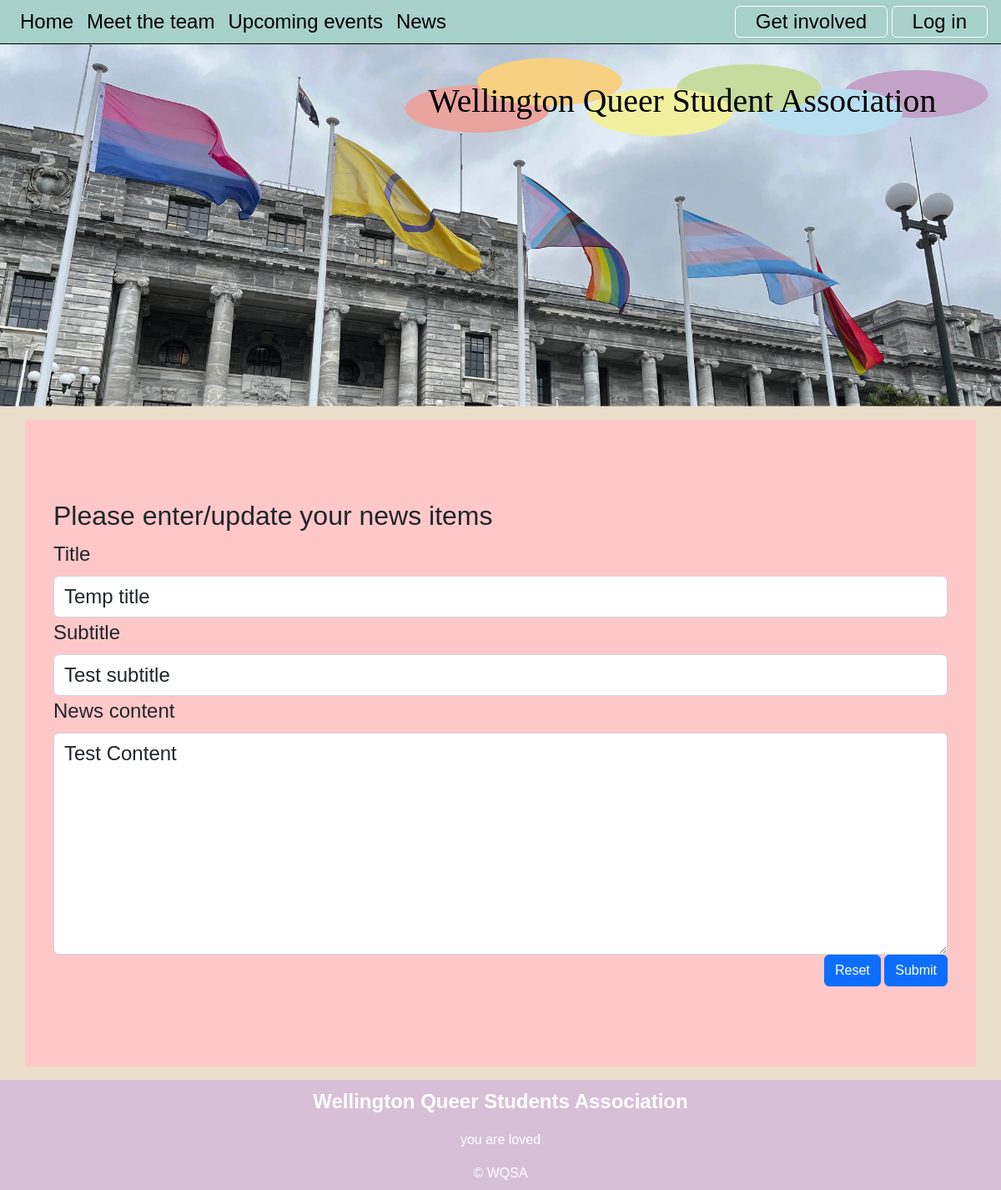
The page /news_cud?id=5&task=update on the database its author committed.
### tables this page shows
CREATE TABLE news(
    news_id integer primary key autoincrement not null,
    title text not null unique,
    subtitle text not null unique,
    content text not null unique,
    newsdate date not null,
    member_id integer not null,
    foreign key(member_id) references member(member_id)
);

### server.py (the view, shortened to what this page needs)
@app.route("/news_cud", methods=['GET', 'POST'])
def news_cud():
    data = request.args
    required_keys=['id', 'task']
    for k in required_keys:
        if k not in data.keys():
            message = "Do not know what to do with create, read, update on news (keys not present)"
            return render_template('error.html', error=message)
        if request.method == "GET":
            if data['task'] == 'delete':
                sql = "delete from news where news_id =?"
                values_tuple = (data['id'],)
                result = run_commit_query(sql, values_tuple, db_path)
                return redirect(url_for('news'))
            elif data['task'] == 'update':
                sql = """select title, subtitle, content from news where news_id =?"""
                values_tuple = (data['id'],)
                result = run_search_query_tuples(sql, values_tuple, db_path, True)
                result = result[0]
                return render_template("news_cud.html",
                                       **result,
                                       id=data['id'],
                                       task=data['task'])
            elif data['task'] == 'add':
                temp = {"title": "Temp title", "subtitle": "Test subtitle", 'content': 'Test Content'}
                return render_template("news_cud.html", id=0, task=data['task'],
                                        **temp)
            else:
                message = 'unrecognised task from news page'
                return render_template('error.html', error=message)
    return render_template("news_cud.html")

### db_functions.py (called while the page is built)
def run_search_query_tuples(sql_query, values_tuple, file_path, rowfactory=False):
    result = None
    try:
        db = sqlite3.connect(file_path)
        if rowfactory:
            db.row_factory = sqlite3.Row
        cursor = db.cursor()
        cursor.execute(sql_query, values_tuple)
        result = cursor.fetchall()
        cursor.close()
    except sqlite3.Error as error:
        print("Error running search query tuples: {}".format(error))
        return None
    db.close()
    if result is None:
        print("No search values were found")
    return result

### templates/news_cud.html (shortened to what this page needs)
{% extends "layout.html" %}
{% block content %}
<div class="container-lg py-sm-5 py-1 A">
    <div class="news p-4 my-4">
        <h2>Please enter/update your news items</h2>
        <form action="{{url_for('news_cud', id=id, task=task)}}" method="POST">
            <div>
             <label for="title" class="form-label">Title</label>
                <input type="text" class="form-control" id="title" name="title" placeholder="" value="{{title}}" required>
            </div>
            <div>
                <label for="subtitle" class="form-label">Subtitle</label>
                <input type="text" class="form-control" id="subtitle" name="subtitle" placeholder="" value="{{subtitle}}" required>
            </div>
            <div>
                <label for="content" class="form-label">News content</label>
                <textarea class="form-control" id="content" name="content" placeholder="" rows="7" required>{{content}}</textarea>
            </div>
            <div class="text-end">
                <button type="reset" class="btn btn-primary">Reset</button>
                <button type="submit" class="btn btn-primary">Submit</button>
            </div>
        </form>
    </div>
</div>
{% endblock %}

### static/styles.css (style rules this page uses)
:root { --brand-green: rgb(167,209,202); --brand-paper: rgb(234, 221, 202); }
body { font-family: 'Raleway', sans-serif; font-size: 100%; background-color: var(--brand-paper); margin: 0; }
.container-lg { border: 4px solid pink; padding: 10px; }
.container-lg { border: 0px solid pink; overflow: auto; }
.A { background-color: rgb(255, 200, 200); }
label, input[type='text'], input[type='email'], textarea { font-size: 1.5em !important; }

### rows shown on the page
news: title "Temp title", subtitle "Test subtitle", content "Test Content"
